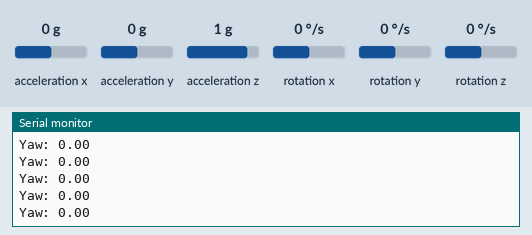
This sketch was run on a simulated Teensy 4. On the bench: the last lines printed to the serial monitor. The test bench sets the inputs (shaded band); at power-on: rotation z 0 °/s, acceleration x 0 g, acceleration y 0 g, acceleration z 1 g, rotation x 0 °/s, rotation y 0 °/s.

Above: at 1.7 s.
1.8 s: rotation z set to -192 °/s
At 1.89 s:
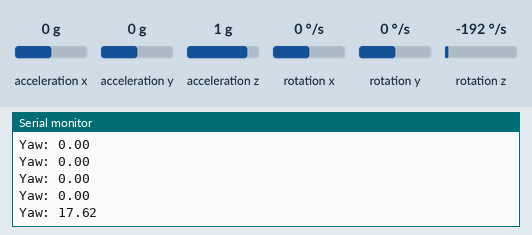
3.3 s: acceleration x set to -1.4 g
At 3.37 s:
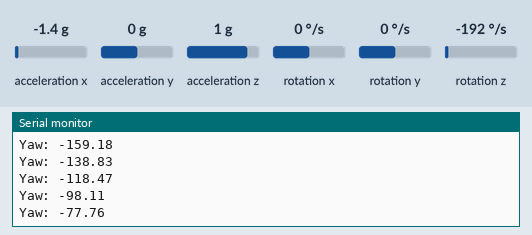
4.8 s: acceleration y set to -1.4 g
At 4.86 s:
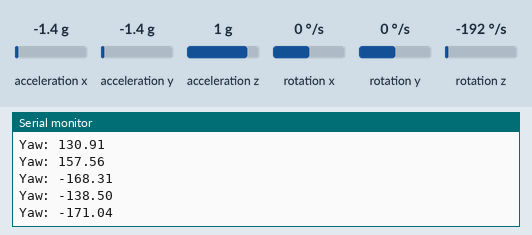
6.3 s: acceleration z set to -1.4 g
At 6.34 s:
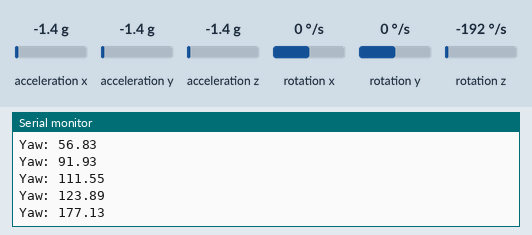
Timing chart, 0 to 8.8 s (numbered marks = the images above; inputs shaded):
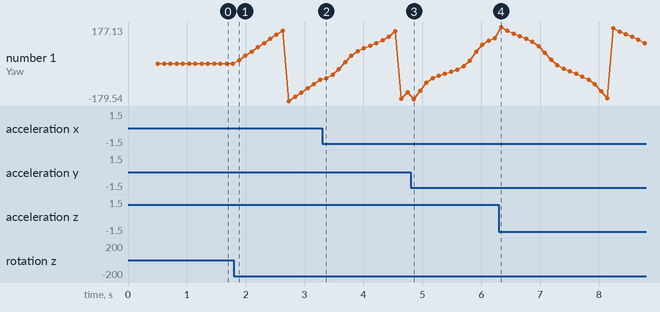

The sketch:

gyro.ino
```cpp
#include "I2Cdev.h"
#include "MPU6050_6Axis_MotionApps20.h"
#include "Wire.h"

MPU6050 mpu;

// --- 制御用変数 ---
bool dmpReady = false;  // DMP初期化成功フラグ
uint8_t devStatus;      // デバイス状態
uint16_t packetSize;    // FIFOパケットサイズ
uint8_t fifoBuffer[64]; // FIFOバッファ

// --- 姿勢データ用変数 ---
Quaternion q;           // 四元数
VectorFloat gravity;    // 重力ベクトル
float ypr[3];           // [yaw, pitch, roll]
double current_yaw = 0;
double print_data[20];  // print配列（変数名が予約語と被らないよう少し変更しました）

// ボタンピンの定義
const int buttonOn_Pin = 2;
const int buttonOff_Pin = 3;

// ==========================================
// ジャイロ初期化
// ==========================================
void setupMPU() {
  Serial.println("Step 1: Wire.begin()...");
  Wire.begin();
  Wire.setClock(400000); // 400kHz I2C clock

  Serial.println("Step 2: mpu.initialize()...");
  mpu.initialize();

  Serial.println("Step 3: mpu.testConnection()...");
  if (!mpu.testConnection()) {
    Serial.println("ERROR: MPU6050 connection failed! 配線を確認してください。");
    return;
  }
  Serial.println("MPU6050 connection successful.");

  Serial.println("Step 4: mpu.dmpInitialize()...");
  devStatus = mpu.dmpInitialize();

  // ★あなたのロボット固有の値
  mpu.setXAccelOffset(-1811);
  mpu.setYAccelOffset(-1108);
  mpu.setZAccelOffset(960);
  mpu.setXGyroOffset(72);
  mpu.setYGyroOffset(-9);
  mpu.setZGyroOffset(0);

  if (devStatus == 0) {
    Serial.println("Step 5: Calibrating...");
    mpu.CalibrateAccel(6);
    mpu.CalibrateGyro(6);

    Serial.println("Step 6: Enabling DMP...");
    mpu.setDMPEnabled(true);
    packetSize = mpu.dmpGetFIFOPacketSize();
    dmpReady = true;
    Serial.println("SUCCESS: DMP ready!");
  } else {
    Serial.print("ERROR: DMP Initialization failed. Code: ");
    Serial.println(devStatus);
  }
}

// ==========================================
// ジャイロ値取得
// ==========================================
double getYawPitchRoll() {
  if (!dmpReady) return 0; // DMPの準備ができていなければ0を返す

  if (mpu.dmpGetCurrentFIFOPacket(fifoBuffer)) {
    mpu.dmpGetQuaternion(&q, fifoBuffer);
    mpu.dmpGetGravity(&gravity, &q);
    mpu.dmpGetYawPitchRoll(ypr, &q, &gravity);

    // ラジアンから度に変換
    double mpu_degree = ypr[0] * 180 / M_PI;
    print_data[18] = mpu_degree;
    current_yaw = mpu_degree;
  }
  return current_yaw;
}

// ==========================================
// Setup
// ==========================================
void setup() {
  Serial.begin(115200);
  Serial1.begin(115200);
  Serial2.begin(115200);
  Serial3.begin(115200);

  // ★重要: Teensyの起動が早すぎるため、シリアルモニタが開くまで少し待つ
  while (!Serial && millis() < 4000);

  Serial.println("\n--- System Start ---");

  pinMode(buttonOn_Pin, INPUT_PULLUP);
  pinMode(buttonOff_Pin, INPUT_PULLUP);

  // ジャイロのセットアップ処理を呼び出し
  setupMPU();
}

// ==========================================
// Loop
// ==========================================
void loop() {
  // DMPが準備できていない場合はループ処理をスキップ
  if (!dmpReady) {
    delay(500);
    return;
  }

  // ジャイロ値の取得と更新
  double yaw = getYawPitchRoll();

  // 値を確認（Teensyが速すぎるので、少し間引いて表示）
  static uint32_t lastPrintTime = 0;
  if (millis() - lastPrintTime > 100) { // 100ミリ秒に1回だけ表示
    Serial.print("Yaw: ");
    Serial.println(yaw);
    lastPrintTime = millis();
  }
}
```

Measured:
- after the input at 1.8 s, the serial monitor: prints a new line after 0.09 s (image 1)
- after the input at 4.8 s, the serial monitor: prints a new line after 0.06 s (image 3)
- after the input at 6.3 s, the serial monitor: prints a new line at once (image 4)
- plotted number 1: 0 → -77.76 after the input at 1.8 s, -77.76 → -138.5 after the input at 3.3 s, -138.5 → 123.89 after the input at 4.8 s, 123.89 → 99.79 after the input at 6.3 s
